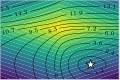

Write the Python code that produced this figure.
import torch
from torch import distributions as D
import numpy as np
import matplotlib.pyplot as plt
import seaborn as sns
from matplotlib.colors import LinearSegmentedColormap
import botorch

def truncate_colormap(cmap, minval=0.0, maxval=1.0, n=256):
    return LinearSegmentedColormap.from_list(
        f'trunc({cmap.name},{minval:.2f},{maxval:.2f})',
        cmap(np.linspace(minval, maxval, n))
    )

trunc_cmap  = truncate_colormap(plt.cm.get_cmap("viridis"), 0, 1)
trunc_cmap2 = truncate_colormap(plt.cm.get_cmap("Greys"), 1, 1.)

sns.set_theme(palette="cividis", style="whitegrid", font_scale=1, rc={
    "text.color": "black", "axes.labelcolor": "black",
    "xtick.labelsize": 7, "ytick.labelsize": 7,
    "xtick.color": "black", "ytick.color": "black",
    "legend.labelcolor": "black", "pgf.texsystem": "pdflatex",
    'font.family': 'serif', 'font.size': 7, 'text.usetex': True,
    'pgf.rcfonts': True,
    'text.latex.preamble': r'\usepackage{amsfonts}\usepackage{amsmath}\usepackage{bm}\usepackage{mathtools}\usepackage{dsfont}\usepackage{amssymb}\usepackage{pifont}\newcommand{\cmark}{\ding{51}}\newcommand{\xmark}{\ding{55}}'
})

means    = torch.tensor([[0., 1.], [0., 1.]])
b_scales = torch.tensor([[0.3, 0.1], [0.3, 0.1]])
weights  = torch.tensor([0.30, 0.70])

pX = D.MixtureSameFamily(
    D.Categorical(weights),
    D.Independent(D.Laplace(loc=means, scale=b_scales), 1)
)

def _log_normlaplace_1d(y, mu, b, sigma):
    z  = y - mu
    t1 = ( z / b) + botorch.utils.probability.utils.log_ndtr(-(z / sigma) - (sigma / b))
    t2 = (-z / b) + botorch.utils.probability.utils.log_ndtr( (z / sigma) - (sigma / b))
    return (sigma**2) / (2 * b**2) - torch.log(2 * b) + torch.logaddexp(t1, t2)

def log_pY_given_gamma(y, gamma):
    sigma = torch.sqrt(gamma)
    if y.ndim == 1:
        y = y.unsqueeze(0)

    lp0 = _log_normlaplace_1d(y[:, 0].unsqueeze(1), gamma * means[:, 0], gamma * b_scales[:, 0], sigma)
    lp1 = _log_normlaplace_1d(y[:, 1].unsqueeze(1), gamma * means[:, 1], gamma * b_scales[:, 1], sigma)
    comp_lp = lp0 + lp1
    log_w = torch.log(weights / weights.sum())
    return torch.logsumexp(comp_lp + log_w, dim=-1)

def grad_log_pY(y, gamma):
    y = y.clone().detach().requires_grad_(True)
    lp = log_pY_given_gamma(y, gamma)
    (g,) = torch.autograd.grad(lp.sum(), y)
    return g

def score_diff_y(y, x, gamma):
    if float(gamma) == 0.0:
        prior_mean = (weights.unsqueeze(1) * means).sum(0).expand(x.shape[0], -1)
        return x - prior_mean
    return -(y - gamma * x) / gamma - grad_log_pY(y, gamma)

def compute_quadratic_variation(x1, x2, W, gammas):
    num_eps = W.shape[1]
    delta_gamma = gammas[1:] - gammas[:-1]
    x1 = x1.view(1, 1, x1.shape[0], 2).expand(-1, num_eps, -1, -1)
    x2 = x2.view(1, 1, x2.shape[0], 2).expand(-1, num_eps, -1, -1)
    y1_path = gammas.view(-1, 1, 1, 1) * x1 + W
    y2_path = gammas.view(-1, 1, 1, 1) * x2 + W

    qv = [torch.zeros(num_eps, max(x1.shape[2], x2.shape[2]))]
    for i, gamma in enumerate(gammas[:-1]):
        y1 = y1_path[i].reshape(num_eps * x1.shape[2], 2)
        y2 = y2_path[i].reshape(num_eps * x2.shape[2], 2)
        s1 = score_diff_y(y1, x1.reshape(num_eps * x1.shape[2], 2), gamma).reshape(num_eps, 1, 2)
        s2 = score_diff_y(y2, x2.reshape(num_eps * x2.shape[2], 2), gamma).reshape(num_eps, -1, 2)
        qv.append(qv[-1] + (s1 - s2).pow(2).sum(2) * delta_gamma[i])

    return torch.stack(qv, dim=0).detach().cpu(), gammas

def make_ax(width, height):
    fig, ax = plt.subplots(1, 1, figsize=(width, height))
    ax.set_facecolor('none')
    ax.set_xticks([]); ax.set_yticks([])
    for spine in ax.spines.values():
        spine.set_linewidth(0.6)
        spine.set_zorder(10000)
    return fig, ax

if __name__ == "__main__":
    x1_sample = torch.tensor([[2.5, -2.]])
    width, height, lim = 1.2, 0.8, 4
    grid_size = 200
    x = np.linspace(-width * lim, width * lim, grid_size)
    y = np.linspace(-height * lim, height * lim, grid_size)
    xx, yy = np.meshgrid(x, y)
    grid_points = torch.tensor(np.stack([xx, yy], -1).reshape(-1, 2), dtype=torch.float32)

    num_gamma, num_eps = 200, 50
    gammas = torch.logspace(-10, 10, num_gamma, base=2)
    delta_gamma = gammas[1:] - gammas[:-1]
    torch.manual_seed(42)
    dW = torch.randn(num_gamma - 1, num_eps, 1, 2) * delta_gamma.sqrt().reshape(-1, 1, 1, 1)
    W = torch.zeros(num_gamma, num_eps, 1, 2)
    W[1:] = torch.cumsum(dW, 0)

    qv, gammas = compute_quadratic_variation(x1_sample, grid_points, W, gammas)
    qv = qv[-1].mean(0).reshape(grid_size, grid_size)

    with torch.no_grad():
        log_probs_pX = pX.log_prob(grid_points).reshape(grid_size, grid_size).numpy()

    levels_bg = torch.linspace(log_probs_pX.min(), log_probs_pX.max(), 20)

    fig, ax = make_ax(width, height)
    ax.contourf(xx, yy, log_probs_pX, levels=levels_bg, cmap=trunc_cmap, linewidths=0.0, antialiased=True)
    vmin, vmax = qv.sqrt().min().item(), qv.sqrt().max().item()
    cf = ax.contour(xx, yy, qv.sqrt().numpy(), levels=np.linspace(vmin, vmax, 15),
                    cmap=trunc_cmap2, vmin=vmin, vmax=vmax, linewidths=0.3)
    for txt in ax.clabel(cf, fmt="%.1f", fontsize=4, inline=True, inline_spacing=0.5, manual=False):
        txt.set_clip_path(ax.patch)
    ax.scatter(x1_sample[0,0], x1_sample[0,1], s=50, color='white', marker='*',
               label=r'$\bm{x}_{\text{ref.}}$', edgecolor='black', linewidth=0.5, zorder=10)
    plt.tight_layout()
    plt.subplots_adjust(left=0, right=1, bottom=0, top=1)
    plt.savefig('laplace_global.pdf')
